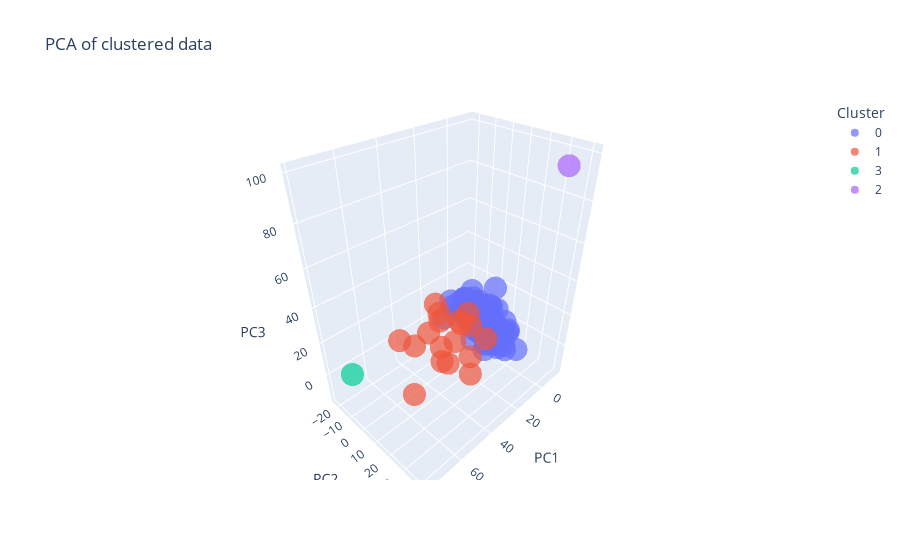

Write notebook code for a chart like this one.
### Markdown cell above
we clearly see that the ward method is the most effficent since it gives use 3 main clusters and a forth one, which probably contains outliers.
we then proceed plotting the clusters we found thanks to this method.

### Code cell
# Perform hierarchical clustering
model = AgglomerativeClustering(n_clusters=4, linkage='ward')
model.fit(data_scaled)
model_labels = [str(label) for label in model.labels_]


# Calculate cluster means
cluster_means = []
for i in range(model.n_clusters_):
    cluster_means.append(df_seq_HFiltNorm[model.labels_ == i].mean())

# Perform PCA
pca = PCA(n_components=3)
pca_data = pca.fit_transform(data_scaled)

# Create DataFrame for clustered data
df_clustered = pd.DataFrame({
    'PC1': pca_data[:, 0],
    'PC2': pca_data[:, 1],
    'PC3': pca_data[:, 2],
    'Cluster': model_labels
})

# Plot with Plotly Express
fig = px.scatter_3d(df_clustered, x='PC1', y='PC2', z='PC3', color='Cluster',
                    opacity=0.7, size_max=10,
                    title='PCA of clustered data')

# # Add annotations for legend
# for i, mean in enumerate(cluster_means):
#     fig.add_annotation(x=mean[0], y=mean[1], z=mean[2],
#                        text=f'Cluster {i+1}',
#                        showarrow=False,
#                        font=dict(color=sns.color_palette("Set1", n_colors=4)[i]))

fig.show()

### Figure 1 — Plotly figure (JSON) as saved in the notebook; plotly's stock layout.template omitted (floating-point values rounded to 4 significant figures; data arrays with more than 128 entries replaced by an {"elided": "..."} marker saying what was removed)
{"data": [{"hovertemplate": "Cluster=0<br>PC1=%{x}<br>PC2=%{y}<br>PC3=%{z}<extra></extra>", "legendgroup": "0", "marker": {"color": "#636efa", "opacity": 0.7, "symbol": "circle"}, "mode": "markers", "name": "0", "scene": "scene", "showlegend": true, "type": "scatter3d", "x": {"elided": "162 float values"}, "y": {"elided": "162 float values"}, "z": {"elided": "162 float values"}}, {"hovertemplate": "Cluster=1<br>PC1=%{x}<br>PC2=%{y}<br>PC3=%{z}<extra></extra>", "legendgroup": "1", "marker": {"color": "#EF553B", "opacity": 0.7, "symbol": "circle"}, "mode": "markers", "name": "1", "scene": "scene", "showlegend": true, "type": "scatter3d", "x": [4.081, 2.989, 26.54, 17.25, 14.49, 30.68, 42.76, 21.43, 38.65, 17.56, 19.2, 56.18, 34.03, 9.172, 26.56, 11.93, 7.928, 6.967], "y": [8.076, -6.27, -12.78, -2.219, -17.28, 6.064, -16.99, 13.24, -10.21, 9.276, -11.74, 9.07, 5.131, -5.446, -3.096, -22.78, 0.319, -8.739], "z": [-4.738, 4.138, 0.3529, -4.823, 4.397, -5.979, 2.472, -15.15, 0.5383, -8.06, 4.799, -6.722, -3.003, 0.7441, -3.58, 6.393, 2.184, -0.3841]}, {"hovertemplate": "Cluster=3<br>PC1=%{x}<br>PC2=%{y}<br>PC3=%{z}<extra></extra>", "legendgroup": "3", "marker": {"color": "#00cc96", "opacity": 0.7, "symbol": "circle"}, "mode": "markers", "name": "3", "scene": "scene", "showlegend": true, "type": "scatter3d", "x": [78.66], "y": [-5.306], "z": [12.5]}, {"hovertemplate": "Cluster=2<br>PC1=%{x}<br>PC2=%{y}<br>PC3=%{z}<extra></extra>", "legendgroup": "2", "marker": {"color": "#ab63fa", "opacity": 0.7, "symbol": "circle"}, "mode": "markers", "name": "2", "scene": "scene", "showlegend": true, "type": "scatter3d", "x": [3.447], "y": [41.91], "z": [99.75]}], "layout": {"legend": {"title": {"text": "Cluster"}, "tracegroupgap": 0}, "scene": {"domain": {"x": [0, 1], "y": [0, 1]}, "xaxis": {"title": {"text": "PC1"}}, "yaxis": {"title": {"text": "PC2"}}, "zaxis": {"title": {"text": "PC3"}}}, "title": {"text": "PCA of clustered data"}}}
